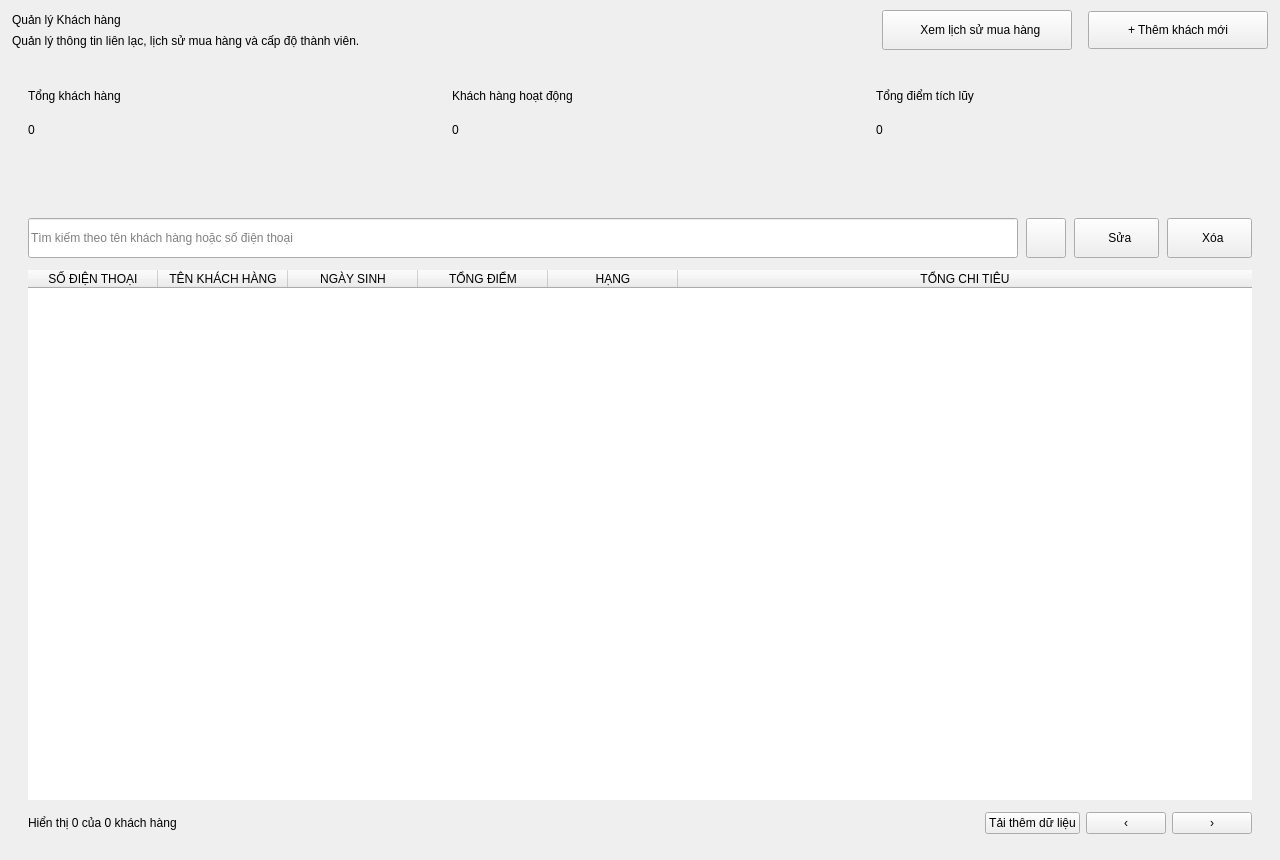
 <widget class="QWidget" name="CustomerManagement">
  <property name="geometry">
   <rect>
    <x>0</x>
    <y>0</y>
    <width>1280</width>
    <height>860</height>
   </rect>
  </property>
  <property name="styleSheet">
   <string notr="true">QWidget#CustomerManagement {
    background-color: #f1f5f9;
    color: #0f172a;
    font-family: &quot;Segoe UI&quot;, Arial, sans-serif;
}
QWidget {
    font-family: &quot;Segoe UI&quot;, Arial, sans-serif;
}
QLabel {
    background-color: transparent;
    border: none;
    color: #0f172a;
}

QLineEdit,
QComboBox,
QDateEdit,
QSpinBox,
QDoubleSpinBox {
    background-color: #ffffff;
    border: 1px solid #e2e8f0;
    border-radius: 8px;
    padding: 0px 12px;
    min-height: 38px;
    font-size: 13px;
    color: #0f172a;
    selection-background-color: #1d4ed8;
    selection-color: #ffffff;
}
QTextEdit {
    background-color: #ffffff;
    border: 1px solid #e2e8f0;
    border-radius: 8px;
    padding: 8px 10px;
    font-size: 13px;
    color: #0f172a;
    selection-background-color: #1d4ed8;
    selection-color: #ffffff;
}
QLineEdit:hover,
QComboBox:hover,
QDateEdit:hover,
QSpinBox:hover,
QDoubleSpinBox:hover,
QTextEdit:hover {
    border: 1px solid #cbd5e1;
}
QLineEdit:focus,
QComboBox:focus,
QDateEdit:focus,
QSpinBox:focus,
QDoubleSpinBox:focus,
QTextEdit:focus {
    border: 1px solid #1d4ed8;
}
QLineEdit:disabled,
QComboBox:disabled,
QDateEdit:disabled,
QSpinBox:disabled,
QDoubleSpinBox:disabled {
    background-color: #f8fafc;
    color: #94a3b8;
}
QComboBox::drop-down {
    subcontrol-origin: padding;
    subcontrol-position: center right;
    border: none;
    background-color: transparent;
    width: 26px;
}
QComboBox::down-arrow {
    image: url(assets/images/chevron-down.png);
    width: 10px;
    height: 10px;
}
QComboBox::down-arrow:on {
    image: url(assets/images/chevron-up.png);
}
QComboBox QAbstractItemView {
    background-color: #ffffff;
    border: 1px solid #e2e8f0;
    border-radius: 8px;
    padding: 4px;
    outline: none;
    selection-background-color: #eff6ff;
    selection-color: #1d4ed8;
}
QSpinBox::up-button,
QSpinBox::down-button,
QDoubleSpinBox::up-button,
QDoubleSpinBox::down-button,
QDateEdit::up-button,
QDateEdit::down-button {
    subcontrol-origin: border;
    width: 20px;
    border: none;
    background-color: transparent;
}
QSpinBox::up-button,
QDoubleSpinBox::up-button,
QDateEdit::up-button {
    subcontrol-position: top right;
}
QSpinBox::down-button,
QDoubleSpinBox::down-button,
QDateEdit::down-button {
    subcontrol-position: bottom right;
}
QSpinBox::up-button:hover,
QSpinBox::down-button:hover,
QDoubleSpinBox::up-button:hover,
QDoubleSpinBox::down-button:hover,
QDateEdit::up-button:hover,
QDateEdit::down-button:hover {
    background-color: #f1f5f9;
}
QSpinBox::up-arrow,
QDoubleSpinBox::up-arrow,
QDateEdit::up-arrow {
    image: url(assets/images/chevron-up.png);
    width: 9px;
    height: 9px;
}
QSpinBox::down-arrow,
QDoubleSpinBox::down-arrow,
QDateEdit::down-arrow {
    image: url(assets/images/chevron-down.png);
    width: 9px;
    height: 9px;
}
QCheckBox {
    background-color: transparent;
    color: #334155;
    font-size: 13px;
    font-weight: bold;
    spacing: 8px;
}
QCheckBox::indicator {
    width: 16px;
    height: 16px;
    border: 1px solid #cbd5e1;
    border-radius: 4px;
    background-color: #ffffff;
}
QCheckBox::indicator:hover {
    border: 1px solid #1d4ed8;
}
QCheckBox::indicator:checked {
    background-color: #1d4ed8;
    border: 1px solid #1d4ed8;
}

QPushButton {
    background-color: #ffffff;
    color: #64748b;
    border: 1px solid #e2e8f0;
    border-radius: 8px;
    padding: 0px 16px;
    min-height: 38px;
    font-size: 12px;
    font-weight: bold;
}
QPushButton:hover {
    background-color: #eff6ff;
    color: #1d4ed8;
    border: 1px solid #1d4ed8;
}
QPushButton:pressed {
    background-color: #dbeafe;
}
QPushButton:disabled {
    background-color: #f8fafc;
    color: #cbd5e1;
    border: 1px solid #e2e8f0;
}
QPushButton#RowActionButton {
    background-color: transparent;
    border: none;
    border-radius: 6px;
    padding: 0px;
    min-width: 28px;
    max-width: 28px;
    min-height: 28px;
    max-height: 28px;
}
QPushButton#RowActionButton:hover {
    background-color: #eff6ff;
}
QPushButton#RowActionButton:pressed {
    background-color: #dbeafe;
}

QTableWidget {
    background-color: transparent;
    border: none;
    gridline-color: #f1f5f9;
    font-size: 13px;
    color: #334155;
    outline: none;
}
QTableWidget::item {
    padding: 8px;
    border-bottom: 1px solid #f1f5f9;
}
QTableWidget::item:selected {
    background-color: #eff6ff;
    color: #1d4ed8;
}
QHeaderView {
    background-color: #f8fafc;
    border: none;
    border-bottom: 1px solid #e2e8f0;
}
QHeaderView::section {
    background-color: #f8fafc;
    color: #64748b;
    font-size: 11px;
    font-weight: 700;
    padding: 10px 8px;
    border: none;
    border-bottom: 1px solid #e2e8f0;
}
QTableCornerButton::section {
    background-color: #f8fafc;
    border: none;
}

QLabel[badge=&quot;info&quot;] {
    background-color: #dbeafe;
    color: #1d4ed8;
    border-radius: 6px;
    padding: 3px 10px;
    font-size: 11px;
    font-weight: 700;
}
QLabel[badge=&quot;success&quot;] {
    background-color: #d1fae5;
    color: #059669;
    border-radius: 6px;
    padding: 3px 10px;
    font-size: 11px;
    font-weight: 700;
}
QLabel[badge=&quot;warning&quot;] {
    background-color: #ffedd5;
    color: #ea580c;
    border-radius: 6px;
    padding: 3px 10px;
    font-size: 11px;
    font-weight: 700;
}
QLabel[badge=&quot;danger&quot;] {
    background-color: #fee2e2;
    color: #dc2626;
    border-radius: 6px;
    padding: 3px 10px;
    font-size: 11px;
    font-weight: 700;
}
QLabel[badge=&quot;neutral&quot;] {
    background-color: #e2e8f0;
    color: #64748b;
    border-radius: 6px;
    padding: 3px 10px;
    font-size: 11px;
    font-weight: 700;
}
QLabel[badge=&quot;violet&quot;] {
    background-color: #ede9fe;
    color: #6d28d9;
    border-radius: 6px;
    padding: 3px 10px;
    font-size: 11px;
    font-weight: 700;
}
QLabel[trend=&quot;up&quot;] {
    background-color: #ecfdf5;
    color: #059669;
    border-radius: 4px;
    padding: 2px 6px;
    font-size: 11px;
    font-weight: 700;
}
QLabel[trend=&quot;down&quot;] {
    background-color: #fef2f2;
    color: #dc2626;
    border-radius: 4px;
    padding: 2px 6px;
    font-size: 11px;
    font-weight: 700;
}
QLabel[trend=&quot;flat&quot;] {
    background-color: #f1f5f9;
    color: #64748b;
    border-radius: 4px;
    padding: 2px 6px;
    font-size: 11px;
    font-weight: 700;
}
QLabel[state=&quot;up&quot;] {
    color: #10b981;
    font-weight: bold;
}
QLabel[state=&quot;down&quot;] {
    color: #ef4444;
    font-weight: bold;
}
QLabel[state=&quot;flat&quot;] {
    color: #64748b;
    font-weight: bold;
}
QLabel[state=&quot;warning&quot;] {
    color: #eab308;
    font-weight: bold;
}
QLabel[state=&quot;safe&quot;] {
    color: #10b981;
}

QScrollArea {
    background-color: transparent;
    border: none;
}
QScrollArea &gt; QWidget &gt; QWidget {
    background-color: transparent;
}
QAbstractScrollArea::viewport {
    background-color: transparent;
}
QScrollBar:vertical {
    background-color: transparent;
    width: 10px;
    margin: 0px;
    border: none;
}
QScrollBar::handle:vertical {
    background-color: #cbd5e1;
    min-height: 35px;
    border-radius: 5px;
}
QScrollBar::handle:vertical:hover {
    background-color: #94a3b8;
}
QScrollBar::handle:vertical:pressed {
    background-color: #64748b;
}
QScrollBar::add-line:vertical,
QScrollBar::sub-line:vertical {
    height: 0px;
    width: 0px;
    background: transparent;
    border: none;
}
QScrollBar::up-arrow:vertical,
QScrollBar::down-arrow:vertical {
    width: 0px;
    height: 0px;
    background: transparent;
    border: none;
}
QScrollBar::add-page:vertical,
QScrollBar::sub-page:vertical {
    background: transparent;
}
QScrollBar:horizontal {
    background-color: transparent;
    height: 10px;
    margin: 0px;
    border: none;
}
QScrollBar::handle:horizontal {
    background-color: #cbd5e1;
    min-width: 35px;
    border-radius: 5px;
}
QScrollBar::handle:horizontal:hover {
    background-color: #94a3b8;
}
QScrollBar::handle:horizontal:pressed {
    background-color: #64748b;
}
QScrollBar::add-line:horizontal,
QScrollBar::sub-line:horizontal {
    width: 0px;
    height: 0px;
    background: transparent;
    border: none;
}
QScrollBar::left-arrow:horizontal,
QScrollBar::right-arrow:horizontal {
    width: 0px;
    height: 0px;
    background: transparent;
    border: none;
}
QScrollBar::add-page:horizontal,
QScrollBar::sub-page:horizontal {
    background: transparent;
}

QMenu {
    background-color: #ffffff;
    border: 1px solid #e2e8f0;
    border-radius: 8px;
    padding: 6px;
}
QMenu::item {
    background-color: transparent;
    color: #334155;
    border-radius: 6px;
    padding: 7px 18px;
    font-size: 13px;
}
QMenu::item:selected {
    background-color: #eff6ff;
    color: #1d4ed8;
}
QMenu::separator {
    height: 1px;
    background-color: #e2e8f0;
    margin: 6px 4px;
}

QFrame#frameHeader,
QFrame#frameToolbar,
QFrame#framePagination {
    background-color: transparent;
    border: none;
}

QFrame#frameTable {
    background-color: #ffffff;
    border: 1px solid #e2e8f0;
    border-radius: 14px;
}

QLabel#lblTitle {
    color: #0f172a;
    padding: 0px;
    margin: 0px;
}

QLabel#lblSubtitle {
    color: #6b7280;
    font-size: 12px;
    font-weight: normal;
    margin-top: 4px;
}

QPushButton#btnAdd {
    background-color: #1d4ed8;
    color: #ffffff;
    border: none;
    border-radius: 8px;
    padding: 0px 20px;
    min-height: 38px;
    font-size: 13px;
    font-weight: 700;
}
QPushButton#btnAdd:hover {
    background-color: #1e3a8a;
}
QPushButton#btnAdd:pressed {
    background-color: #1e40af;
}
QPushButton#btnAdd:disabled {
    background-color: #cbd5e1;
    color: #f8fafc;
}

QPushButton#btnDelete {
    background-color: #ffffff;
    color: #dc2626;
    border: 1px solid #e2e8f0;
    border-radius: 8px;
    padding: 0px 16px;
    min-height: 38px;
    font-size: 12px;
    font-weight: bold;
}
QPushButton#btnDelete:hover {
    background-color: #fef2f2;
    border: 1px solid #dc2626;
}
QPushButton#btnDelete:disabled {
    background-color: #f8fafc;
    color: #cbd5e1;
    border: 1px solid #e2e8f0;
}

QLabel#lblPage {
    color: #64748b;
    font-size: 12px;
}

QPushButton#btnPrev,
QPushButton#btnNext {
    background-color: #ffffff;
    color: #334155;
    border: 1px solid #e2e8f0;
    border-radius: 8px;
    min-width: 34px;
    max-width: 34px;
    min-height: 32px;
    max-height: 32px;
    padding: 0px;
    font-size: 14px;
    font-weight: bold;
}
QPushButton#btnPrev:hover,
QPushButton#btnNext:hover {
    background-color: #eff6ff;
    border: 1px solid #1d4ed8;
    color: #1d4ed8;
}
QPushButton#btnPrev:disabled,
QPushButton#btnNext:disabled {
    background-color: #f8fafc;
    border: 1px solid #e2e8f0;
    color: #cbd5e1;
}

QPushButton#PageNumberButton {
    background-color: #ffffff;
    color: #334155;
    border: 1px solid #e2e8f0;
    border-radius: 8px;
    min-width: 32px;
    max-width: 32px;
    min-height: 32px;
    max-height: 32px;
    padding: 0px;
    font-size: 12px;
    font-weight: bold;
}
QPushButton#PageNumberButton:hover {
    background-color: #eff6ff;
    border: 1px solid #1d4ed8;
    color: #1d4ed8;
}
QPushButton#PageNumberButton:checked {
    background-color: #1d4ed8;
    border: 1px solid #1d4ed8;
    color: #ffffff;
}
QPushButton#PageNumberButton:disabled {
    background-color: transparent;
    border: none;
    color: #94a3b8;
}

QLabel#lblTitle {
    color: #0f172a;
    font-size: 24px;
    font-weight: 700;
    padding: 0px;
    margin: 0px;
}
QLabel#lblSubtitle,
QLabel#lblSub {
    color: #6b7280;
    font-size: 12px;
    font-weight: normal;
    margin-top: 4px;
}
QLabel#lblPaginationInfo {
    color: #64748b;
    font-size: 12px;
}
QPushButton#btnPrevPage,
QPushButton#btnNextPage {
    background-color: #ffffff;
    color: #334155;
    border: 1px solid #e2e8f0;
    border-radius: 8px;
    min-width: 34px;
    max-width: 34px;
    min-height: 32px;
    max-height: 32px;
    padding: 0px;
    font-size: 14px;
    font-weight: bold;
}
QPushButton#btnPrevPage:hover,
QPushButton#btnNextPage:hover {
    background-color: #eff6ff;
    border: 1px solid #1d4ed8;
    color: #1d4ed8;
}
QPushButton#btnPrevPage:disabled,
QPushButton#btnNextPage:disabled {
    background-color: #f8fafc;
    border: 1px solid #e2e8f0;
    color: #cbd5e1;
}

QLabel#lblTotalCaption,
QLabel#lblActiveCaption,
QLabel#lblPointsCaption {
    color: #64748b;
    font-size: 12px;
    font-weight: 700;
}

QLabel#lblTotalVal,
QLabel#lblActiveVal,
QLabel#lblPointsVal {
    color: #0f172a;
    font-size: 27px;
    font-weight: 700;
}

QLabel#badgeTotal,
QLabel#badgeActive,
QLabel#badgePoints {
    background-color: #eff6ff;
    border-radius: 8px;
}

QLabel#lblTotalTrend,
QLabel#lblActiveTrend,
QLabel#lblPointsTrend {
    background-color: transparent;
    color: #64748b;
    font-size: 11px;
    font-weight: 700;
    padding: 2px 0px;
}

QLabel#lblTotalTrend[trend=&quot;up&quot;],
QLabel#lblActiveTrend[trend=&quot;up&quot;],
QLabel#lblPointsTrend[trend=&quot;up&quot;] {
    background-color: #ecfdf5;
    color: #059669;
    border-radius: 4px;
    padding: 2px 6px;
}

QLabel#lblTotalTrend[trend=&quot;down&quot;],
QLabel#lblActiveTrend[trend=&quot;down&quot;],
QLabel#lblPointsTrend[trend=&quot;down&quot;] {
    background-color: #fef2f2;
    color: #dc2626;
    border-radius: 4px;
    padding: 2px 6px;
}

QLabel#lblTotalTrend[trend=&quot;flat&quot;],
QLabel#lblActiveTrend[trend=&quot;flat&quot;],
QLabel#lblPointsTrend[trend=&quot;flat&quot;] {
    background-color: #f1f5f9;
    color: #64748b;
    border-radius: 4px;
    padding: 2px 6px;
}

QFrame#cardTotal,
QFrame#cardActive,
QFrame#cardPoints,
QFrame#cardTableContainer {
    background-color: #ffffff;
    border: 1px solid #e2e8f0;
    border-radius: 14px;
}
QLabel#badgeActive {
    background-color: #d1fae5;
}
QLabel#badgePoints {
    background-color: #ffedd5;
}
QPushButton#btnAddCustomer {
    background-color: #1d4ed8;
    color: #ffffff;
    border: none;
    border-radius: 8px;
    padding: 0px 20px;
    min-height: 38px;
    font-size: 13px;
    font-weight: 700;
}
QPushButton#btnAddCustomer:hover {
    background-color: #1e3a8a;
}
QPushButton#btnAddCustomer:pressed {
    background-color: #1e40af;
}
QPushButton#btnAddCustomer:disabled {
    background-color: #cbd5e1;
    color: #f8fafc;
}
QPushButton#btnDeleteCustomer {
    background-color: #ffffff;
    color: #dc2626;
    border: 1px solid #e2e8f0;
    border-radius: 8px;
    padding: 0px 16px;
    min-height: 38px;
    font-size: 12px;
    font-weight: bold;
}
QPushButton#btnDeleteCustomer:hover {
    background-color: #fef2f2;
    border: 1px solid #dc2626;
}
QPushButton#btnDeleteCustomer:disabled {
    background-color: #f8fafc;
    color: #cbd5e1;
    border: 1px solid #e2e8f0;
}
QPushButton#btnFilter {
    padding: 0px;
    min-width: 38px;
    max-width: 38px;
}
QPushButton#btnLoadMore {
    color: #1d4ed8;
    min-height: 32px;
    max-height: 32px;
}
QPushButton#btnLoadMore:hover {
    background-color: #eff6ff;
    border: 1px solid #1d4ed8;
}
</string>
  </property>
  <layout class="QVBoxLayout" name="rootLayout">
   <property name="spacing">
    <number>16</number>
   </property>
   <property name="leftMargin">
    <number>12</number>
   </property>
   <property name="topMargin">
    <number>10</number>
   </property>
   <property name="rightMargin">
    <number>12</number>
   </property>
   <property name="bottomMargin">
    <number>12</number>
   </property>
   <item>
    <layout class="QHBoxLayout" name="headerLayout">
     <item>
      <layout class="QVBoxLayout" name="titleLayout">
       <property name="spacing">
        <number>3</number>
       </property>
       <item>
        <widget class="QLabel" name="lblTitle">
         <property name="text">
          <string>Quản lý Khách hàng</string>
         </property>
        </widget>
       </item>
       <item>
        <widget class="QLabel" name="lblSubtitle">
         <property name="text">
          <string>Quản lý thông tin liên lạc, lịch sử mua hàng và cấp độ thành viên.</string>
         </property>
        </widget>
       </item>
      </layout>
     </item>
     <item>
      <spacer name="horizontalSpacer">
       <property name="orientation">
        <enum>Qt::Orientation::Horizontal</enum>
       </property>
       <property name="sizeHint" stdset="0">
        <size>
         <width>40</width>
         <height>20</height>
        </size>
       </property>
      </spacer>
     </item>
     <item>
      <widget class="QPushButton" name="btnPurchaseHistory">
       <property name="minimumSize">
        <size>
         <width>190</width>
         <height>40</height>
        </size>
       </property>
       <property name="cursor">
        <cursorShape>PointingHandCursor</cursorShape>
       </property>
       <property name="text">
        <string>  Xem lịch sử mua hàng</string>
       </property>
      </widget>
     </item>
     <item>
      <widget class="QPushButton" name="btnAddCustomer">
       <property name="minimumSize">
        <size>
         <width>180</width>
         <height>38</height>
        </size>
       </property>
       <property name="cursor">
        <cursorShape>PointingHandCursor</cursorShape>
       </property>
       <property name="text">
        <string>+ Thêm khách mới</string>
       </property>
      </widget>
     </item>
    </layout>
   </item>
   <item>
    <layout class="QHBoxLayout" name="cardsLayout">
     <property name="spacing">
      <number>16</number>
     </property>
     <item>
      <widget class="QFrame" name="cardTotal">
       <property name="minimumSize">
        <size>
         <width>0</width>
         <height>120</height>
        </size>
       </property>
       <property name="frameShape">
        <enum>QFrame::Shape::NoFrame</enum>
       </property>
       <layout class="QVBoxLayout" name="cardTotalLayout">
        <property name="spacing">
         <number>6</number>
        </property>
        <property name="leftMargin">
         <number>16</number>
        </property>
        <property name="topMargin">
         <number>14</number>
        </property>
        <property name="rightMargin">
         <number>16</number>
        </property>
        <property name="bottomMargin">
         <number>14</number>
        </property>
        <item>
         <layout class="QHBoxLayout" name="cardTotalTopRow">
          <item>
           <widget class="QLabel" name="lblTotalCaption">
            <property name="text">
             <string>Tổng khách hàng</string>
            </property>
           </widget>
          </item>
          <item>
           <spacer name="cardTotalSpacer">
            <property name="orientation">
             <enum>Qt::Orientation::Horizontal</enum>
            </property>
            <property name="sizeHint" stdset="0">
             <size>
              <width>40</width>
              <height>20</height>
             </size>
            </property>
           </spacer>
          </item>
          <item>
           <widget class="QLabel" name="badgeTotal">
            <property name="minimumSize">
             <size>
              <width>32</width>
              <height>32</height>
             </size>
            </property>
            <property name="maximumSize">
             <size>
              <width>32</width>
              <height>32</height>
             </size>
            </property>
            <property name="text">
             <string/>
            </property>
            <property name="alignment">
             <set>Qt::AlignmentFlag::AlignCenter</set>
            </property>
           </widget>
          </item>
         </layout>
        </item>
        <item>
         <widget class="QLabel" name="lblTotalVal">
          <property name="text">
           <string>0</string>
          </property>
         </widget>
        </item>
        <item>
         <layout class="QHBoxLayout" name="cardTotalTrendRow">
          <item>
           <widget class="QLabel" name="lblTotalTrend">
            <property name="text">
             <string/>
            </property>
           </widget>
          </item>
          <item>
           <spacer name="cardTotalTrendSpacer">
            <property name="orientation">
             <enum>Qt::Orientation::Horizontal</enum>
            </property>
            <property name="sizeHint" stdset="0">
             <size>
              <width>40</width>
              <height>20</height>
             </size>
            </property>
           </spacer>
          </item>
         </layout>
        </item>
       </layout>
      </widget>
     </item>
     <item>
      <widget class="QFrame" name="cardActive">
       <property name="minimumSize">
        <size>
         <width>0</width>
         <height>120</height>
        </size>
       </property>
       <property name="frameShape">
        <enum>QFrame::Shape::NoFrame</enum>
       </property>
       <layout class="QVBoxLayout" name="cardActiveLayout">
        <property name="spacing">
         <number>6</number>
        </property>
        <property name="leftMargin">
         <number>16</number>
        </property>
        <property name="topMargin">
         <number>14</number>
        </property>
        <property name="rightMargin">
         <number>16</number>
        </property>
        <property name="bottomMargin">
         <number>14</number>
        </property>
        <item>
         <layout class="QHBoxLayout" name="cardActiveTopRow">
          <item>
           <widget class="QLabel" name="lblActiveCaption">
            <property name="text">
             <string>Khách hàng hoạt động</string>
            </property>
           </widget>
          </item>
          <item>
           <spacer name="cardActiveSpacer">
            <property name="orientation">
             <enum>Qt::Orientation::Horizontal</enum>
            </property>
            <property name="sizeHint" stdset="0">
             <size>
              <width>40</width>
              <height>20</height>
             </size>
            </property>
           </spacer>
          </item>
          <item>
           <widget class="QLabel" name="badgeActive">
            <property name="minimumSize">
             <size>
              <width>32</width>
              <height>32</height>
             </size>
            </property>
            <property name="maximumSize">
             <size>
              <width>32</width>
              <height>32</height>
             </size>
            </property>
            <property name="text">
             <string/>
            </property>
            <property name="alignment">
             <set>Qt::AlignmentFlag::AlignCenter</set>
            </property>
           </widget>
          </item>
         </layout>
        </item>
        <item>
         <widget class="QLabel" name="lblActiveVal">
          <property name="text">
           <string>0</string>
          </property>
         </widget>
        </item>
        <item>
         <layout class="QHBoxLayout" name="cardActiveTrendRow">
          <item>
           <widget class="QLabel" name="lblActiveTrend">
            <property name="text">
             <string/>
            </property>
           </widget>
          </item>
          <item>
           <spacer name="cardActiveTrendSpacer">
            <property name="orientation">
             <enum>Qt::Orientation::Horizontal</enum>
            </property>
            <property name="sizeHint" stdset="0">
             <size>
              <width>40</width>
              <height>20</height>
             </size>
            </property>
           </spacer>
          </item>
         </layout>
        </item>
       </layout>
      </widget>
     </item>
     <item>
      <widget class="QFrame" name="cardPoints">
       <property name="minimumSize">
        <size>
         <width>0</width>
         <height>120</height>
        </size>
       </property>
       <property name="frameShape">
        <enum>QFrame::Shape::NoFrame</enum>
       </property>
       <layout class="QVBoxLayout" name="cardPointsLayout">
        <property name="spacing">
         <number>6</number>
        </property>
        <property name="leftMargin">
         <number>16</number>
        </property>
        <property name="topMargin">
         <number>14</number>
        </property>
        <property name="rightMargin">
         <number>16</number>
        </property>
        <property name="bottomMargin">
         <number>14</number>
        </property>
        <item>
         <layout class="QHBoxLayout" name="cardPointsTopRow">
          <item>
           <widget class="QLabel" name="lblPointsCaption">
            <property name="text">
             <string>Tổng điểm tích lũy</string>
            </property>
           </widget>
          </item>
          <item>
           <spacer name="cardPointsSpacer">
            <property name="orientation">
             <enum>Qt::Orientation::Horizontal</enum>
            </property>
            <property name="sizeHint" stdset="0">
             <size>
              <width>40</width>
              <height>20</height>
             </size>
            </property>
           </spacer>
          </item>
          <item>
           <widget class="QLabel" name="badgePoints">
            <property name="minimumSize">
             <size>
              <width>32</width>
              <height>32</height>
             </size>
            </property>
            <property name="maximumSize">
             <size>
              <width>32</width>
              <height>32</height>
             </size>
            </property>
            <property name="text">
             <string/>
            </property>
            <property name="alignment">
             <set>Qt::AlignmentFlag::AlignCenter</set>
            </property>
           </widget>
          </item>
         </layout>
        </item>
        <item>
         <widget class="QLabel" name="lblPointsVal">
          <property name="text">
           <string>0</string>
          </property>
         </widget>
        </item>
        <item>
         <layout class="QHBoxLayout" name="cardPointsTrendRow">
          <item>
           <widget class="QLabel" name="lblPointsTrend">
            <property name="text">
             <string/>
            </property>
           </widget>
          </item>
          <item>
           <spacer name="cardPointsTrendSpacer">
            <property name="orientation">
             <enum>Qt::Orientation::Horizontal</enum>
            </property>
            <property name="sizeHint" stdset="0">
             <size>
              <width>40</width>
              <height>20</height>
             </size>
            </property>
           </spacer>
          </item>
         </layout>
        </item>
       </layout>
      </widget>
     </item>
    </layout>
   </item>
   <item>
    <widget class="QFrame" name="cardTableContainer">
     <property name="frameShape">
      <enum>QFrame::Shape::NoFrame</enum>
     </property>
     <layout class="QVBoxLayout" name="tableContainerLayout">
      <property name="spacing">
       <number>12</number>
      </property>
      <property name="leftMargin">
       <number>16</number>
      </property>
      <property name="topMargin">
       <number>16</number>
      </property>
      <property name="rightMargin">
       <number>16</number>
      </property>
      <property name="bottomMargin">
       <number>14</number>
      </property>
      <item>
       <layout class="QHBoxLayout" name="toolbarLayout">
        <property name="spacing">
         <number>8</number>
        </property>
        <item>
         <widget class="QLineEdit" name="txtSearch">
          <property name="minimumSize">
           <size>
            <width>240</width>
            <height>40</height>
           </size>
          </property>
          <property name="placeholderText">
           <string>Tìm kiếm theo tên khách hàng hoặc số điện thoại</string>
          </property>
          <property name="clearButtonEnabled">
           <bool>true</bool>
          </property>
         </widget>
        </item>
        <item>
         <widget class="QPushButton" name="btnFilter">
          <property name="minimumSize">
           <size>
            <width>40</width>
            <height>40</height>
           </size>
          </property>
          <property name="cursor">
           <cursorShape>PointingHandCursor</cursorShape>
          </property>
          <property name="text">
           <string/>
          </property>
         </widget>
        </item>
        <item>
         <widget class="QPushButton" name="btnEditCustomer">
          <property name="minimumSize">
           <size>
            <width>85</width>
            <height>40</height>
           </size>
          </property>
          <property name="cursor">
           <cursorShape>PointingHandCursor</cursorShape>
          </property>
          <property name="text">
           <string>  Sửa</string>
          </property>
         </widget>
        </item>
        <item>
         <widget class="QPushButton" name="btnDeleteCustomer">
          <property name="minimumSize">
           <size>
            <width>85</width>
            <height>40</height>
           </size>
          </property>
          <property name="cursor">
           <cursorShape>PointingHandCursor</cursorShape>
          </property>
          <property name="text">
           <string>  Xóa</string>
          </property>
         </widget>
        </item>
       </layout>
      </item>
      <item>
       <widget class="QTableWidget" name="tblCustomers">
        <property name="autoFillBackground">
         <bool>false</bool>
        </property>
        <property name="frameShape">
         <enum>QFrame::Shape::NoFrame</enum>
        </property>
        <property name="editTriggers">
         <set>QAbstractItemView::EditTrigger::NoEditTriggers</set>
        </property>
        <property name="alternatingRowColors">
         <bool>false</bool>
        </property>
        <property name="selectionMode">
         <enum>QAbstractItemView::SelectionMode::SingleSelection</enum>
        </property>
        <property name="selectionBehavior">
         <enum>QAbstractItemView::SelectionBehavior::SelectRows</enum>
        </property>
        <property name="showGrid">
         <bool>false</bool>
        </property>
        <attribute name="horizontalHeaderMinimumSectionSize">
         <number>90</number>
        </attribute>
        <attribute name="horizontalHeaderDefaultSectionSize">
         <number>130</number>
        </attribute>
        <attribute name="horizontalHeaderHighlightSections">
         <bool>false</bool>
        </attribute>
        <attribute name="horizontalHeaderStretchLastSection">
         <bool>true</bool>
        </attribute>
        <attribute name="verticalHeaderVisible">
         <bool>false</bool>
        </attribute>
        <attribute name="verticalHeaderMinimumSectionSize">
         <number>46</number>
        </attribute>
        <attribute name="verticalHeaderDefaultSectionSize">
         <number>46</number>
        </attribute>
        <column>
         <property name="text">
          <string>SỐ ĐIỆN THOẠI</string>
         </property>
        </column>
        <column>
         <property name="text">
          <string>TÊN KHÁCH HÀNG</string>
         </property>
        </column>
        <column>
         <property name="text">
          <string>NGÀY SINH</string>
         </property>
        </column>
        <column>
         <property name="text">
          <string>TỔNG ĐIỂM</string>
         </property>
        </column>
        <column>
         <property name="text">
          <string>HẠNG</string>
         </property>
        </column>
        <column>
         <property name="text">
          <string>TỔNG CHI TIÊU</string>
         </property>
        </column>
       </widget>
      </item>
      <item>
       <widget class="QFrame" name="framePagination">
        <property name="frameShape">
         <enum>QFrame::Shape::NoFrame</enum>
        </property>
        <layout class="QHBoxLayout" name="paginationLayout">
         <property name="spacing">
          <number>6</number>
         </property>
         <property name="leftMargin">
          <number>0</number>
         </property>
         <property name="topMargin">
          <number>0</number>
         </property>
         <property name="rightMargin">
          <number>0</number>
         </property>
         <property name="bottomMargin">
          <number>0</number>
         </property>
         <item>
          <widget class="QLabel" name="lblPaginationInfo">
           <property name="text">
            <string>Hiển thị 0 của 0 khách hàng</string>
           </property>
          </widget>
         </item>
         <item>
          <spacer name="paginationSpacer">
           <property name="orientation">
            <enum>Qt::Orientation::Horizontal</enum>
           </property>
           <property name="sizeHint" stdset="0">
            <size>
             <width>40</width>
             <height>20</height>
            </size>
           </property>
          </spacer>
         </item>
         <item>
          <widget class="QPushButton" name="btnLoadMore">
           <property name="cursor">
            <cursorShape>PointingHandCursor</cursorShape>
           </property>
           <property name="text">
            <string>Tải thêm dữ liệu</string>
           </property>
          </widget>
         </item>
         <item>
          <widget class="QPushButton" name="btnPrevPage">
           <property name="cursor">
            <cursorShape>PointingHandCursor</cursorShape>
           </property>
           <property name="text">
            <string>‹</string>
           </property>
          </widget>
         </item>
         <item>
          <widget class="QPushButton" name="btnNextPage">
           <property name="cursor">
            <cursorShape>PointingHandCursor</cursorShape>
           </property>
           <property name="text">
            <string>›</string>
           </property>
          </widget>
         </item>
        </layout>
       </widget>
      </item>
     </layout>
    </widget>
   </item>
  </layout>
 </widget>
